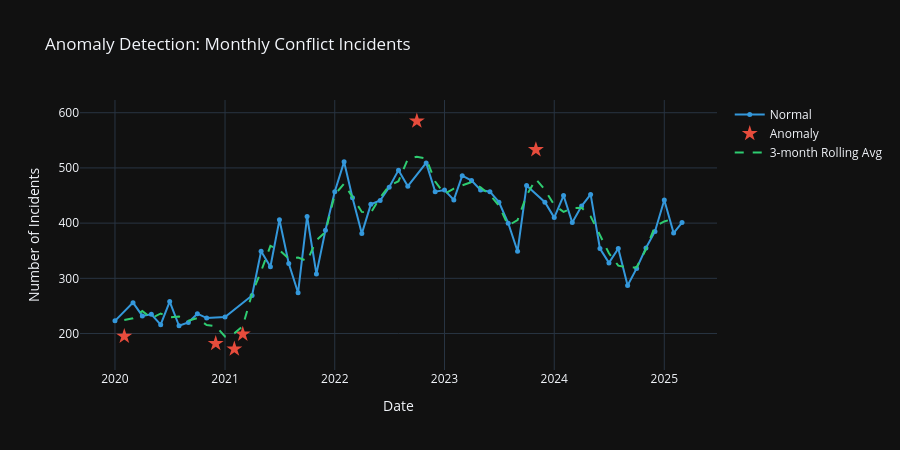

The cell this chart's notebook holds for it:
### Markdown cell above
## 4. Anomaly Detection
---
Beyond visual inspection, we use a **statistical approach** to identify months 
with abnormally high conflict activity.

**Method: Z-score**  
The Z-score measures how many standard deviations a value is from the mean.  
A month is flagged as an anomaly if `|Z-score| > 1.5`.

$$Z = \frac{x - \mu}{\sigma}$$

These anomalous months often correspond to real events:
coups d'état, major military offensives, or political crises.

### Code cell
# --- Anomaly detection using Z-score on total monthly incidents
monthly_total = (
    df.groupby("year_month")
    .agg(incidents=("event_id_cnty", "count"))
    .reset_index()
)
monthly_total["year_month_dt"] = pd.to_datetime(monthly_total["year_month"])
monthly_total = monthly_total.sort_values("year_month_dt")

# Z-score: values beyond 1.5 std are flagged as anomalies
monthly_total["zscore"]    = stats.zscore(monthly_total["incidents"])
monthly_total["is_anomaly"] = monthly_total["zscore"].abs() > 1.5

normal   = monthly_total[~monthly_total["is_anomaly"]]
anomalies = monthly_total[monthly_total["is_anomaly"]]

print(f"Anomalous months detected: {len(anomalies)}")
print(anomalies[["year_month", "incidents", "zscore"]].to_string(index=False))

# --- Plot
fig4 = go.Figure()

# Normal months
fig4.add_trace(go.Scatter(
    x=normal["year_month_dt"],
    y=normal["incidents"],
    mode="lines+markers",
    name="Normal",
    line=dict(color="#3498db", width=2),
    marker=dict(size=5),
))

# Anomalous months
fig4.add_trace(go.Scatter(
    x=anomalies["year_month_dt"],
    y=anomalies["incidents"],
    mode="markers",
    name="Anomaly",
    marker=dict(color="#e74c3c", size=12, symbol="star"),
))

# Rolling average (3-month)
monthly_total["rolling_avg"] = monthly_total["incidents"].rolling(3, center=True).mean()
fig4.add_trace(go.Scatter(
    x=monthly_total["year_month_dt"],
    y=monthly_total["rolling_avg"],
    mode="lines",
    name="3-month Rolling Avg",
    line=dict(color="#2ecc71", width=2, dash="dash"),
))

fig4.update_layout(
    title="Anomaly Detection: Monthly Conflict Incidents",
    xaxis_title="Date",
    yaxis_title="Number of Incidents",
    template="plotly_dark",
    hovermode="x unified",
    height=450,
)
fig4.show()

### Figure 1 — Plotly figure (JSON) as saved in the notebook; plotly's stock layout.template omitted (floating-point values rounded to 4 significant figures)
{"data": [{"line": {"color": "#3498db", "width": 2}, "marker": {"size": 5}, "mode": "lines+markers", "name": "Normal", "type": "scatter", "x": ["2020-01-01T00:00:00", "2020-03-01T00:00:00", "2020-04-01T00:00:00", "2020-05-01T00:00:00", "2020-06-01T00:00:00", "2020-07-01T00:00:00", "2020-08-01T00:00:00", "2020-09-01T00:00:00", "2020-10-01T00:00:00", "2020-11-01T00:00:00", "2021-01-01T00:00:00", "2021-04-01T00:00:00", "2021-05-01T00:00:00", "2021-06-01T00:00:00", "2021-07-01T00:00:00", "2021-08-01T00:00:00", "2021-09-01T00:00:00", "2021-10-01T00:00:00", "2021-11-01T00:00:00", "2021-12-01T00:00:00", "2022-01-01T00:00:00", "2022-02-01T00:00:00", "2022-03-01T00:00:00", "2022-04-01T00:00:00", "2022-05-01T00:00:00", "2022-06-01T00:00:00", "2022-07-01T00:00:00", "2022-08-01T00:00:00", "2022-09-01T00:00:00", "2022-11-01T00:00:00", "2022-12-01T00:00:00", "2023-01-01T00:00:00", "2023-02-01T00:00:00", "2023-03-01T00:00:00", "2023-04-01T00:00:00", "2023-05-01T00:00:00", "2023-06-01T00:00:00", "2023-07-01T00:00:00", "2023-08-01T00:00:00", "2023-09-01T00:00:00", "2023-10-01T00:00:00", "2023-12-01T00:00:00", "2024-01-01T00:00:00", "2024-02-01T00:00:00", "2024-03-01T00:00:00", "2024-04-01T00:00:00", "2024-05-01T00:00:00", "2024-06-01T00:00:00", "2024-07-01T00:00:00", "2024-08-01T00:00:00", "2024-09-01T00:00:00", "2024-10-01T00:00:00", "2024-11-01T00:00:00", "2024-12-01T00:00:00", "2025-01-01T00:00:00", "2025-02-01T00:00:00", "2025-03-01T00:00:00"], "y": [223, 256, 232, 235, 216, 258, 214, 220, 236, 228, 230, 269, 349, 321, 406, 327, 274, 412, 308, 387, 457, 511, 446, 381, 434, 441, 465, 496, 467, 509, 457, 460, 442, 486, 477, 460, 457, 438, 400, 349, 468, 438, 410, 450, 401, 431, 452, 354, 328, 354, 287, 318, 355, 385, 442, 382, 401]}, {"marker": {"color": "#e74c3c", "size": 12, "symbol": "star"}, "mode": "markers", "name": "Anomaly", "type": "scatter", "x": ["2020-02-01T00:00:00", "2020-12-01T00:00:00", "2021-02-01T00:00:00", "2021-03-01T00:00:00", "2022-10-01T00:00:00", "2023-11-01T00:00:00"], "y": [195, 182, 172, 199, 585, 533]}, {"line": {"color": "#2ecc71", "dash": "dash", "width": 2}, "mode": "lines", "name": "3-month Rolling Avg", "type": "scatter", "x": ["2020-01-01T00:00:00", "2020-02-01T00:00:00", "2020-03-01T00:00:00", "2020-04-01T00:00:00", "2020-05-01T00:00:00", "2020-06-01T00:00:00", "2020-07-01T00:00:00", "2020-08-01T00:00:00", "2020-09-01T00:00:00", "2020-10-01T00:00:00", "2020-11-01T00:00:00", "2020-12-01T00:00:00", "2021-01-01T00:00:00", "2021-02-01T00:00:00", "2021-03-01T00:00:00", "2021-04-01T00:00:00", "2021-05-01T00:00:00", "2021-06-01T00:00:00", "2021-07-01T00:00:00", "2021-08-01T00:00:00", "2021-09-01T00:00:00", "2021-10-01T00:00:00", "2021-11-01T00:00:00", "2021-12-01T00:00:00", "2022-01-01T00:00:00", "2022-02-01T00:00:00", "2022-03-01T00:00:00", "2022-04-01T00:00:00", "2022-05-01T00:00:00", "2022-06-01T00:00:00", "2022-07-01T00:00:00", "2022-08-01T00:00:00", "2022-09-01T00:00:00", "2022-10-01T00:00:00", "2022-11-01T00:00:00", "2022-12-01T00:00:00", "2023-01-01T00:00:00", "2023-02-01T00:00:00", "2023-03-01T00:00:00", "2023-04-01T00:00:00", "2023-05-01T00:00:00", "2023-06-01T00:00:00", "2023-07-01T00:00:00", "2023-08-01T00:00:00", "2023-09-01T00:00:00", "2023-10-01T00:00:00", "2023-11-01T00:00:00", "2023-12-01T00:00:00", "2024-01-01T00:00:00", "2024-02-01T00:00:00", "2024-03-01T00:00:00", "2024-04-01T00:00:00", "2024-05-01T00:00:00", "2024-06-01T00:00:00", "2024-07-01T00:00:00", "2024-08-01T00:00:00", "2024-09-01T00:00:00", "2024-10-01T00:00:00", "2024-11-01T00:00:00", "2024-12-01T00:00:00", "2025-01-01T00:00:00", "2025-02-01T00:00:00", "2025-03-01T00:00:00"], "y": [null, 224.7, 227.7, 241, 227.7, 236.3, 229.3, 230.7, 223.3, 228, 215.3, 213.3, 194.7, 200.3, 213.3, 272.3, 313, 358.7, 351.3, 335.7, 337.7, 331.3, 369, 384, 451.7, 471.3, 446, 420.3, 418.7, 446.7, 467.3, 476, 516, 520.3, 517, 475.3, 453, 462.7, 468.3, 474.3, 464.7, 451.7, 431.7, 395.7, 405.7, 450, 479.7, 460.3, 432.7, 420.3, 427.3, 428, 412.3, 378, 345.3, 323, 319.7, 320, 352.7, 394, 403, 408.3, null]}], "layout": {"height": 450, "hovermode": "x unified", "title": {"text": "Anomaly Detection: Monthly Conflict Incidents"}, "xaxis": {"title": {"text": "Date"}}, "yaxis": {"title": {"text": "Number of Incidents"}}}}
